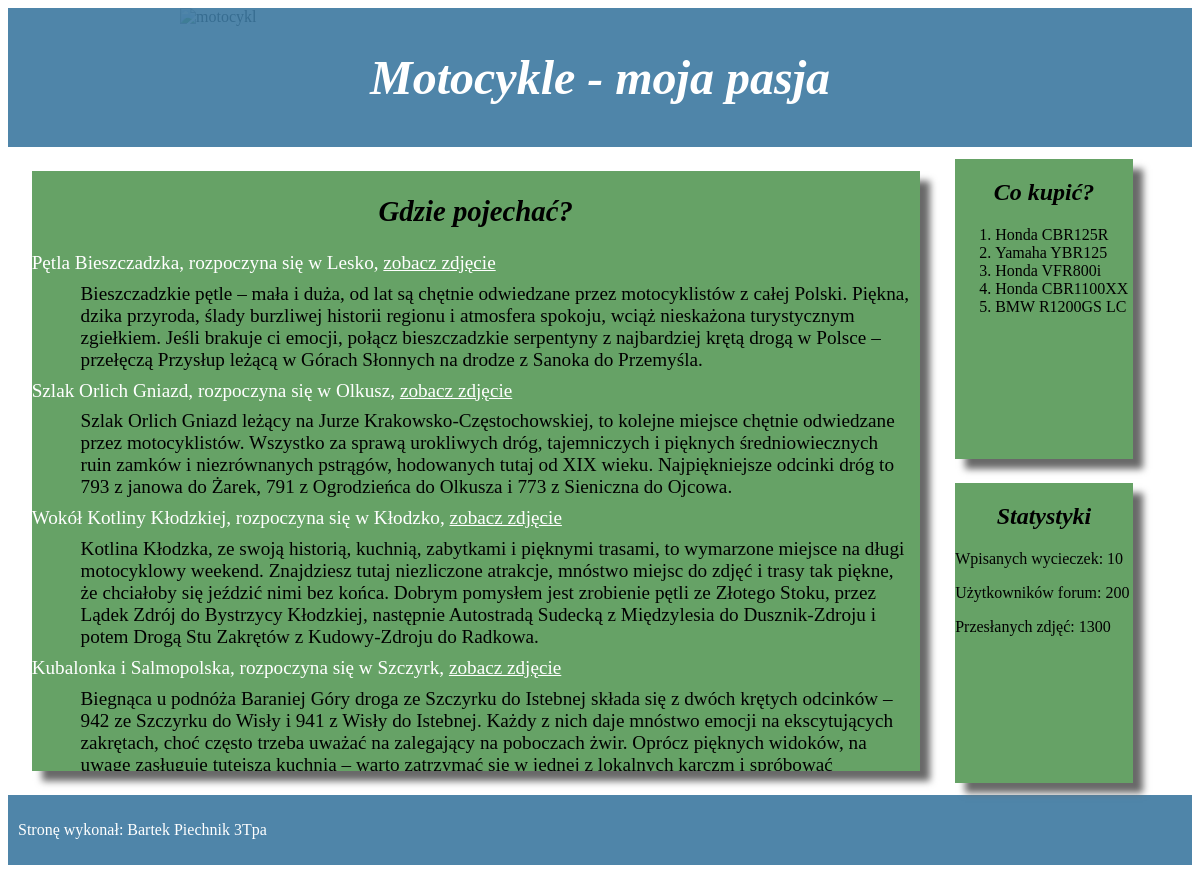
/2024/Wiosna/INF.03-01-24.06-SG/PHP/motor.php, run on the app's committed database.
### tables this page shows
CREATE TABLE `wycieczki` (
  `id` int(10) UNSIGNED NOT NULL,
  `zdjecia_id` int(10) UNSIGNED NOT NULL,
  `nazwa` varchar(50) DEFAULT NULL,
  `opis` text DEFAULT NULL,
  `poczatek` varchar(30) DEFAULT NULL,
  `koniec` varchar(30) DEFAULT NULL
);

### 2024/Wiosna/INF.03-01-24.06-SG/PHP/motor.php (the view, shortened to what this page needs)
<?php
    $host = "localhost";
    $uzytkownik = "root";
    $haslo = "";
    $baza_danych = "motory";
    $polaczenie = new mysqli($host, $uzytkownik, $haslo, $baza_danych);
?>
<!DOCTYPE html>
<html lang="pl">
<head>
    <link rel="stylesheet" href="../CSS/styl.css">
</head>
<body>
    <header>
        <h1>Motocykle - moja pasja</h1>
    </header>
    <section id="Lewy">
        <h2>Gdzie pojechać?</h2>
        <dl>
            <?php
                $Wiersze = $polaczenie->query("SELECT w.nazwa, w.opis, w.poczatek, z.zrodlo FROM wycieczki w JOIN zdjecia z ON w.zdjecia_id = z.id");
                while ($Wiersz = $Wiersze->fetch_assoc())
                {
                    $Nazwa = $Wiersz['nazwa'];
                    $Poczatek = $Wiersz['poczatek'];
                    $Zrodlo = $Wiersz['zrodlo'];
                    $Opis = $Wiersz['opis'];
                    echo "<dt>".$Nazwa.", rozpoczyna się w ".$Poczatek.", <a href='../Grafiki/".$Zrodlo.".jpg'>zobacz zdjęcie</a></dt>";
                    echo "<dd>".$Opis."</dd>";
                }
            ?>
        </dl>
    </section>
    <section id="Pierwszy_prawy">
        <h2>Co kupić?</h2>
        <ol>
            <li>Honda CBR125R</li>
            <li>Yamaha YBR125</li>
            <li>Honda VFR800i</li>
            <li>Honda CBR1100XX</li>
            <li>BMW R1200GS LC</li>
        </ol>
    </section>
    <section id="Drugi_prawy">
        <h2>Statystyki</h2>
        <?php
            $Liczba_wpisanych_wycieczek = $polaczenie->query("SELECT COUNT(id) AS ilosc FROM wycieczki");
            $Liczba_wpisanych_wycieczek = $Liczba_wpisanych_wycieczek->fetch_assoc();
            $Liczba_wpisanych_wycieczek = $Liczba_wpisanych_wycieczek['ilosc'];
            echo "<p>Wpisanych wycieczek: ".$Liczba_wpisanych_wycieczek."</p>";
        ?>
        <p>Użytkowników forum: 200</p>
        <p>Przesłanych zdjęć: 1300</p>
    </section>
    <footer>
        <p>Stronę wykonał: Bartek Piechnik 3Tpa</p>
    </footer>
</body>
</html>

### 2024/Wiosna/INF.03-01-24.06-SG/CSS/styl.css (style rules this page uses)
* { font-family: Verdana; }
header { background-color: rgb(60, 120, 160, 0.9); color: white; font-size: 150%; padding: 10px; }
#Lewy { background-color: rgb(0, 100, 0, 0.6); margin: 2%; width: 75%; height: 600px; font-size: 120%; overflow-y: scroll; box-shadow: 10px 10px 7px dimgray; float: left; }
#Pierwszy_prawy, #Drugi_prawy { background-color: rgb(0, 100, 0, 0.6); margin: 1%; width: 15%; height: 300px; box-shadow: 10px 10px 7px dimgray; float: left; }
footer { background-color: rgb(60, 120, 160, 0.9); color: white; padding: 10px; clear: both; }
h1, h2 { text-align: center; font-style: italic; }
dt, a { color: white; }
dd { padding: 1%; }

### data on the page
wycieczki: nazwa "Pętla Bieszczadzka", poczatek "Lesko", opis "Bieszczadzkie pętle – mała i duża, od lat są chętnie odwiedzane przez motocyklistów z całej Polski. Piękna, dzika przyroda, ślady burzliwej historii regionu i atmosfera spokoju, wciąż nieskażona turystycznym zgiełkiem. Jeśli brakuje ci emocji, połącz bieszczadzkie serpentyny z najbardziej krętą drogą w Polsce – przełęczą Przysłup leżącą w Górach Słonnych na drodze z Sanoka do Przemyśla."
wycieczki: nazwa "Szlak Orlich Gniazd", poczatek "Olkusz", opis "Szlak Orlich Gniazd leżący na Jurze Krakowsko-Częstochowskiej, to kolejne miejsce chętnie odwiedzane przez motocyklistów. Wszystko za sprawą urokliwych dróg, tajemniczych i pięknych średniowiecznych ruin zamków i niezrównanych pstrągów, hodowanych tutaj od XIX wieku. Najpiękniejsze odcinki dróg to 793 z janowa do Żarek, 791 z Ogrodzieńca do Olkusza i 773 z Sieniczna do Ojcowa."
wycieczki: nazwa "Wokół Kotliny Kłodzkiej", poczatek "Kłodzko", opis "Kotlina Kłodzka, ze swoją historią, kuchnią, zabytkami i pięknymi trasami, to wymarzone miejsce na długi motocyklowy weekend. Znajdziesz tutaj niezliczone atrakcje, mnóstwo miejsc do zdjęć i trasy tak piękne, że chciałoby się jeździć nimi bez końca. Dobrym pomysłem jest zrobienie pętli ze Złotego Stoku, przez Lądek Zdrój do Bystrzycy Kłodzkiej, następnie Autostradą Sudecką z Międzylesia do Dusznik-Zdroju i potem Drogą Stu Zakrętów z Kudowy-Zdroju do Radkowa."
wycieczki: nazwa "Kubalonka i Salmopolska", poczatek "Szczyrk", opis "Biegnąca u podnóża Baraniej Góry droga ze Szczyrku do Istebnej składa się z dwóch krętych odcinków – 942 ze Szczyrku do Wisły i 941 z Wisły do Istebnej. Każdy z nich daje mnóstwo emocji na ekscytujących zakrętach, choć często trzeba uważać na zalegający na poboczach żwir. Oprócz pięknych widoków, na uwagę zasługuje tutejsza kuchnia – warto zatrzymać się w jednej z lokalnych karczm i spróbować…"

### other printed values
$Liczba_wpisanych_wycieczek "10"
